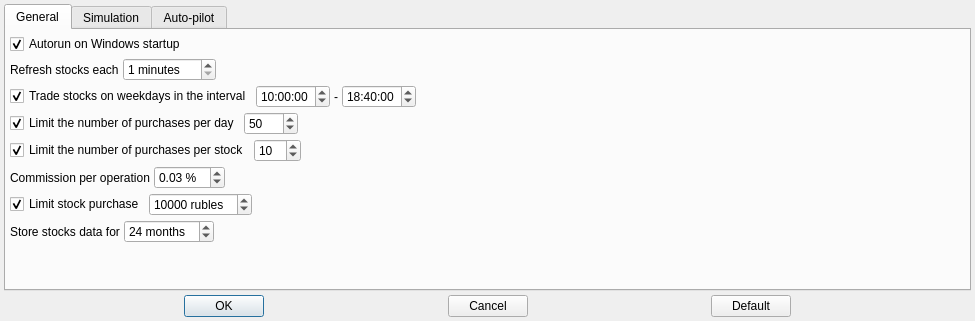
<?xml version="1.0" encoding="UTF-8"?>
<ui version="4.0">
 <class>SettingsDialog</class>
 <widget class="QDialog" name="SettingsDialog">
  <property name="geometry">
   <rect>
    <x>0</x>
    <y>0</y>
    <width>975</width>
    <height>321</height>
   </rect>
  </property>
  <property name="windowTitle">
   <string>Settings</string>
  </property>
  <layout class="QVBoxLayout" name="verticalLayout">
   <property name="spacing">
    <number>4</number>
   </property>
   <property name="leftMargin">
    <number>4</number>
   </property>
   <property name="topMargin">
    <number>4</number>
   </property>
   <property name="rightMargin">
    <number>4</number>
   </property>
   <property name="bottomMargin">
    <number>4</number>
   </property>
   <item>
    <widget class="QTabWidget" name="mainTabWidget">
     <property name="currentIndex">
      <number>0</number>
     </property>
     <widget class="QWidget" name="generalTab">
      <attribute name="title">
       <string>General</string>
      </attribute>
      <layout class="QVBoxLayout" name="verticalLayout_2">
       <property name="spacing">
        <number>4</number>
       </property>
       <property name="leftMargin">
        <number>4</number>
       </property>
       <property name="topMargin">
        <number>4</number>
       </property>
       <property name="rightMargin">
        <number>4</number>
       </property>
       <property name="bottomMargin">
        <number>4</number>
       </property>
       <item>
        <widget class="QCheckBox" name="autorunCheckBox">
         <property name="text">
          <string>Autorun on Windows startup</string>
         </property>
         <property name="checked">
          <bool>true</bool>
         </property>
        </widget>
       </item>
       <item>
        <layout class="QHBoxLayout" name="horizontalLayout_2">
         <property name="spacing">
          <number>4</number>
         </property>
         <item>
          <widget class="QLabel" name="label">
           <property name="text">
            <string>Refresh stocks each</string>
           </property>
          </widget>
         </item>
         <item>
          <widget class="QSpinBox" name="refreshTimeoutSpinBox">
           <property name="suffix">
            <string> minutes</string>
           </property>
           <property name="minimum">
            <number>1</number>
           </property>
           <property name="maximum">
            <number>300</number>
           </property>
          </widget>
         </item>
         <item>
          <spacer name="horizontalSpacer_4">
           <property name="orientation">
            <enum>Qt::Orientation::Horizontal</enum>
           </property>
           <property name="sizeHint" stdset="0">
            <size>
             <width>40</width>
             <height>20</height>
            </size>
           </property>
          </spacer>
         </item>
        </layout>
       </item>
       <item>
        <layout class="QHBoxLayout" name="horizontalLayout_3">
         <property name="spacing">
          <number>4</number>
         </property>
         <item>
          <widget class="QCheckBox" name="useScheduleCheckBox">
           <property name="text">
            <string>Trade stocks on weekdays in the interval</string>
           </property>
           <property name="checked">
            <bool>true</bool>
           </property>
          </widget>
         </item>
         <item>
          <widget class="QTimeEdit" name="scheduleStartTimeEdit">
           <property name="time">
            <time>
             <hour>10</hour>
             <minute>0</minute>
             <second>0</second>
            </time>
           </property>
          </widget>
         </item>
         <item>
          <widget class="QLabel" name="label_3">
           <property name="text">
            <string notr="true">-</string>
           </property>
          </widget>
         </item>
         <item>
          <widget class="QTimeEdit" name="scheduleEndTimeEdit">
           <property name="time">
            <time>
             <hour>18</hour>
             <minute>40</minute>
             <second>0</second>
            </time>
           </property>
          </widget>
         </item>
         <item>
          <spacer name="horizontalSpacer_5">
           <property name="orientation">
            <enum>Qt::Orientation::Horizontal</enum>
           </property>
           <property name="sizeHint" stdset="0">
            <size>
             <width>40</width>
             <height>20</height>
            </size>
           </property>
          </spacer>
         </item>
        </layout>
       </item>
       <item>
        <layout class="QHBoxLayout" name="horizontalLayout_4">
         <property name="spacing">
          <number>4</number>
         </property>
         <item>
          <widget class="QCheckBox" name="limitPurchasesPerDayCheckBox">
           <property name="text">
            <string>Limit the number of purchases per day</string>
           </property>
           <property name="checked">
            <bool>true</bool>
           </property>
          </widget>
         </item>
         <item>
          <widget class="QSpinBox" name="amountOfPurchasesPerDaySpinBox">
           <property name="minimum">
            <number>1</number>
           </property>
           <property name="maximum">
            <number>1000</number>
           </property>
           <property name="value">
            <number>50</number>
           </property>
          </widget>
         </item>
         <item>
          <spacer name="horizontalSpacer_7">
           <property name="orientation">
            <enum>Qt::Orientation::Horizontal</enum>
           </property>
           <property name="sizeHint" stdset="0">
            <size>
             <width>40</width>
             <height>20</height>
            </size>
           </property>
          </spacer>
         </item>
        </layout>
       </item>
       <item>
        <layout class="QHBoxLayout" name="horizontalLayout_5">
         <property name="spacing">
          <number>4</number>
         </property>
         <item>
          <widget class="QCheckBox" name="limitPurchasesPerStockCheckBox">
           <property name="text">
            <string>Limit the number of purchases per stock</string>
           </property>
           <property name="checked">
            <bool>true</bool>
           </property>
          </widget>
         </item>
         <item>
          <widget class="QSpinBox" name="amountOfPurchasesPerStockSpinBox">
           <property name="minimum">
            <number>1</number>
           </property>
           <property name="maximum">
            <number>100</number>
           </property>
           <property name="value">
            <number>10</number>
           </property>
          </widget>
         </item>
         <item>
          <spacer name="horizontalSpacer_8">
           <property name="orientation">
            <enum>Qt::Orientation::Horizontal</enum>
           </property>
           <property name="sizeHint" stdset="0">
            <size>
             <width>40</width>
             <height>20</height>
            </size>
           </property>
          </spacer>
         </item>
        </layout>
       </item>
       <item>
        <layout class="QHBoxLayout" name="horizontalLayout_6">
         <property name="spacing">
          <number>4</number>
         </property>
         <item>
          <widget class="QLabel" name="label_4">
           <property name="text">
            <string>Commission per operation</string>
           </property>
          </widget>
         </item>
         <item>
          <widget class="QDoubleSpinBox" name="commissionDoubleSpinBox">
           <property name="suffix">
            <string notr="true"> %</string>
           </property>
           <property name="singleStep">
            <double>0.010000000000000</double>
           </property>
           <property name="value">
            <double>0.030000000000000</double>
           </property>
          </widget>
         </item>
         <item>
          <spacer name="horizontalSpacer_9">
           <property name="orientation">
            <enum>Qt::Orientation::Horizontal</enum>
           </property>
           <property name="sizeHint" stdset="0">
            <size>
             <width>40</width>
             <height>20</height>
            </size>
           </property>
          </spacer>
         </item>
        </layout>
       </item>
       <item>
        <layout class="QHBoxLayout" name="horizontalLayout_7">
         <property name="spacing">
          <number>4</number>
         </property>
         <item>
          <widget class="QCheckBox" name="limitStockPurchaseCheckBox">
           <property name="text">
            <string>Limit stock purchase</string>
           </property>
           <property name="checked">
            <bool>true</bool>
           </property>
          </widget>
         </item>
         <item>
          <widget class="QSpinBox" name="amountOfStockPurchaseSpinBox">
           <property name="suffix">
            <string> rubles</string>
           </property>
           <property name="minimum">
            <number>1</number>
           </property>
           <property name="maximum">
            <number>1000000</number>
           </property>
           <property name="value">
            <number>10000</number>
           </property>
          </widget>
         </item>
         <item>
          <spacer name="horizontalSpacer_10">
           <property name="orientation">
            <enum>Qt::Orientation::Horizontal</enum>
           </property>
           <property name="sizeHint" stdset="0">
            <size>
             <width>40</width>
             <height>20</height>
            </size>
           </property>
          </spacer>
         </item>
        </layout>
       </item>
       <item>
        <layout class="QHBoxLayout" name="horizontalLayout_8">
         <property name="spacing">
          <number>4</number>
         </property>
         <item>
          <widget class="QLabel" name="label_2">
           <property name="text">
            <string>Store stocks data for</string>
           </property>
          </widget>
         </item>
         <item>
          <widget class="QSpinBox" name="storageMonthLimitSpinBox">
           <property name="suffix">
            <string> months</string>
           </property>
           <property name="minimum">
            <number>1</number>
           </property>
           <property name="maximum">
            <number>120</number>
           </property>
           <property name="value">
            <number>24</number>
           </property>
          </widget>
         </item>
         <item>
          <spacer name="horizontalSpacer_11">
           <property name="orientation">
            <enum>Qt::Orientation::Horizontal</enum>
           </property>
           <property name="sizeHint" stdset="0">
            <size>
             <width>40</width>
             <height>20</height>
            </size>
           </property>
          </spacer>
         </item>
        </layout>
       </item>
       <item>
        <spacer name="verticalSpacer">
         <property name="orientation">
          <enum>Qt::Orientation::Vertical</enum>
         </property>
         <property name="sizeHint" stdset="0">
          <size>
           <width>20</width>
           <height>40</height>
          </size>
         </property>
        </spacer>
       </item>
      </layout>
     </widget>
     <widget class="QWidget" name="simulationTab">
      <attribute name="title">
       <string>Simulation</string>
      </attribute>
      <layout class="QVBoxLayout" name="verticalLayout_3">
       <property name="spacing">
        <number>4</number>
       </property>
       <property name="leftMargin">
        <number>4</number>
       </property>
       <property name="topMargin">
        <number>4</number>
       </property>
       <property name="rightMargin">
        <number>4</number>
       </property>
       <property name="bottomMargin">
        <number>4</number>
       </property>
       <item>
        <widget class="QCheckBox" name="simulatorConfigCommonCheckBox">
         <property name="text">
          <string>Use the same config for Simulator and Auto-pilot</string>
         </property>
        </widget>
       </item>
       <item>
        <widget class="DecisionMakerConfigWidget" name="simulatorConfigWidget" native="true"/>
       </item>
      </layout>
     </widget>
     <widget class="QWidget" name="autoPilotTab">
      <attribute name="title">
       <string>Auto-pilot</string>
      </attribute>
      <layout class="QVBoxLayout" name="verticalLayout_4">
       <property name="spacing">
        <number>4</number>
       </property>
       <property name="leftMargin">
        <number>4</number>
       </property>
       <property name="topMargin">
        <number>4</number>
       </property>
       <property name="rightMargin">
        <number>4</number>
       </property>
       <property name="bottomMargin">
        <number>4</number>
       </property>
       <item>
        <widget class="QCheckBox" name="autoPilotConfigCommonCheckBox">
         <property name="text">
          <string>Use the same config for Simulator and Auto-pilot</string>
         </property>
        </widget>
       </item>
       <item>
        <widget class="DecisionMakerConfigWidget" name="autoPilotConfigWidget" native="true"/>
       </item>
      </layout>
     </widget>
    </widget>
   </item>
   <item>
    <layout class="QHBoxLayout" name="horizontalLayout">
     <property name="spacing">
      <number>4</number>
     </property>
     <item>
      <spacer name="horizontalSpacer">
       <property name="orientation">
        <enum>Qt::Orientation::Horizontal</enum>
       </property>
       <property name="sizeHint" stdset="0">
        <size>
         <width>40</width>
         <height>20</height>
        </size>
       </property>
      </spacer>
     </item>
     <item>
      <widget class="QPushButton" name="okButton">
       <property name="text">
        <string>OK</string>
       </property>
       <property name="default">
        <bool>true</bool>
       </property>
      </widget>
     </item>
     <item>
      <spacer name="horizontalSpacer_2">
       <property name="orientation">
        <enum>Qt::Orientation::Horizontal</enum>
       </property>
       <property name="sizeHint" stdset="0">
        <size>
         <width>40</width>
         <height>20</height>
        </size>
       </property>
      </spacer>
     </item>
     <item>
      <widget class="QPushButton" name="cancelButton">
       <property name="text">
        <string>Cancel</string>
       </property>
      </widget>
     </item>
     <item>
      <spacer name="horizontalSpacer_3">
       <property name="orientation">
        <enum>Qt::Orientation::Horizontal</enum>
       </property>
       <property name="sizeHint" stdset="0">
        <size>
         <width>40</width>
         <height>20</height>
        </size>
       </property>
      </spacer>
     </item>
     <item>
      <widget class="QPushButton" name="defaultButton">
       <property name="text">
        <string>Default</string>
       </property>
      </widget>
     </item>
     <item>
      <spacer name="horizontalSpacer_6">
       <property name="orientation">
        <enum>Qt::Orientation::Horizontal</enum>
       </property>
       <property name="sizeHint" stdset="0">
        <size>
         <width>40</width>
         <height>20</height>
        </size>
       </property>
      </spacer>
     </item>
    </layout>
   </item>
  </layout>
 </widget>
 <customwidgets>
  <customwidget>
   <class>DecisionMakerConfigWidget</class>
   <extends>QWidget</extends>
   <header>src/config/decisions/decisionmakerconfigwidget.h</header>
   <container>1</container>
  </customwidget>
 </customwidgets>
 <resources/>
 <connections/>
</ui>
